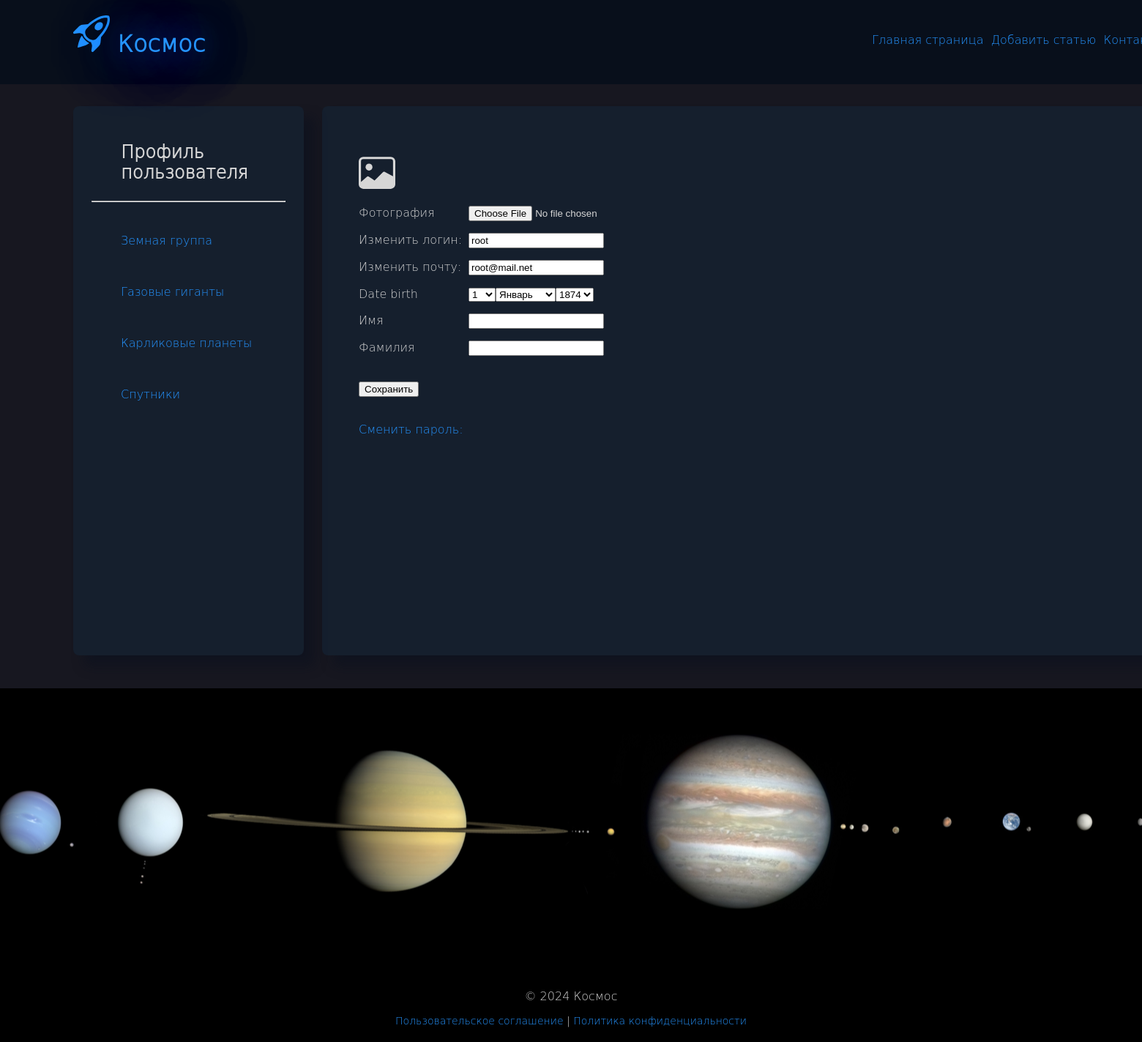
Page /users/profile/ (signed in) on the committed database.
### basis/models.py (models this page shows, shortened)
class Category(models.Model):
    name = models.CharField(max_length=100, db_index=True, verbose_name="Категория")
    slug = models.SlugField(max_length=255, unique=True, db_index=True)
    class Meta:
        verbose_name = "категорию"
        verbose_name_plural = "Категории"
    def get_absolute_url(self):
        return reverse('category', kwargs={'category_slug': self.slug})

### users/models.py (models this page shows)
class User(AbstractUser):
    photo = models.ImageField(upload_to="users/%Y/%m/%d/", blank=True, null=True, verbose_name="Фотография")
    first_name = models.TextField(blank=True, null=True, verbose_name="Имя")
    last_name = models.TextField(blank=True, null=True, verbose_name="Фамилия")
    date_birth = models.DateTimeField(blank=True, null=True, verbose_name="Дата рождения")

### users/views.py (the view, shortened to what this page needs)
# urls.py: path('profile/', views.UserProfile.as_view(), name='profile'),
class UserProfile(LoginRequiredMixin, UpdateView):
    model = get_user_model()
    form_class = UserProfileForm
    template_name = 'users/profile.html'
    extra_context = {
        'title': 'Профиль пользователя',
        'main_title': 'Профиль пользователя'
    }
    def get_object(self, queryset=None):
        return self.request.user

### users/forms.py
class UserProfileForm(forms.ModelForm):
    username = forms.CharField(label="Изменить логин: ", widget=forms.TextInput())
    email = forms.CharField(label="Изменить почту: ", widget=forms.EmailInput())
    this_year = datetime.date.today().year
    date_birth = forms.DateField(widget=forms.SelectDateWidget(years=tuple(range(this_year - 150, this_year - 5))))
    class Meta:
        model = get_user_model()
        fields = ['photo', 'username', 'email', 'date_birth', 'first_name', 'last_name']
        widgets = {
            'first_name': forms.TextInput(attrs={'class': 'form-input'}),
            'last_name': forms.TextInput(attrs={'class': 'form-input'})
        }

### basis/templatetags/basis_tags.py (called while the page is built)
@register.inclusion_tag('basis/categories.html')
def get_categories(category_selected=0):
    categories = Category.objects.all()
    return {'categories': categories, 'category_selected': category_selected}

### basis/views.py (called while the page is built)
def get_menu():
    menu = [{'main_title': 'Контакты', 'name': 'contact'}, {'main_title': 'О сайте', 'name': 'about'}]
    return menu

### users/context_processors.py (called while the page is built)
def get_menu_context(request):
    return {'menu': get_menu()}

### users/templates/users/profile.html (shortened to what this page needs)
{% extends 'base.html' %}
{% block content %}
<form method="POST" enctype="multipart/form-data">
    {% if user.photo %}
    <p><img src="{{ user.photo.url }}" height="250" alt="{{user.first_name}}"></p>
    {% else %}
    <p>{% include 'basis/inclusions/image_icon.html' %}</p>
    {% endif %}
    {% for f in form %}
    <p><label class="label-form" for="{{f.id_for_label}}">{{f.label}}</label>{{f}}</p>
    {% endfor %}
    <br>
    <button type="submit">Сохранить</button>
</form>
<br>
<p><a href="{% url 'users:password_change' %}">Сменить пароль: </a></p>
{% endblock %}

### basis/templates/basis/categories.html
{% for c in categories %}
{% if c.id == category_selected %}
<br>
<ul><a class="selected">{{c.name}}</a></ul>
{% else %}
<br>
<ul><a href="{{c.get_absolute_url}}">{{c.name}}</a></ul>
{% endif %}
{% endfor %}

### basis/static/basis/css/styles.css (style rules this page uses)
html, body { height: 100%; width: auto; margin: 0 auto; font-family: 'DejaVu Sans Light', 'Arial'; background: #000000; }
p { color: #D6D6D6; }
a { color: #2594ff; text-decoration: none; }

### basis/static/basis/css/body.css (style rules this page uses)
label.label-form { display: inline-block; min-width: 150px; vertical-align: top; }

### rows in the picture
Category: name "Земная группа"
Category: name "Газовые гиганты"
Category: name "Карликовые планеты"
Category: name "Спутники"
User: form "root" "root@mail.net"

### other values in the picture
{{ main_title|linebreaks }} "Профиль пользователя"
{{ f.label }} "Фотография" "Изменить логин:" "Изменить почту:" "Date birth" "Имя" "Фамилия"
